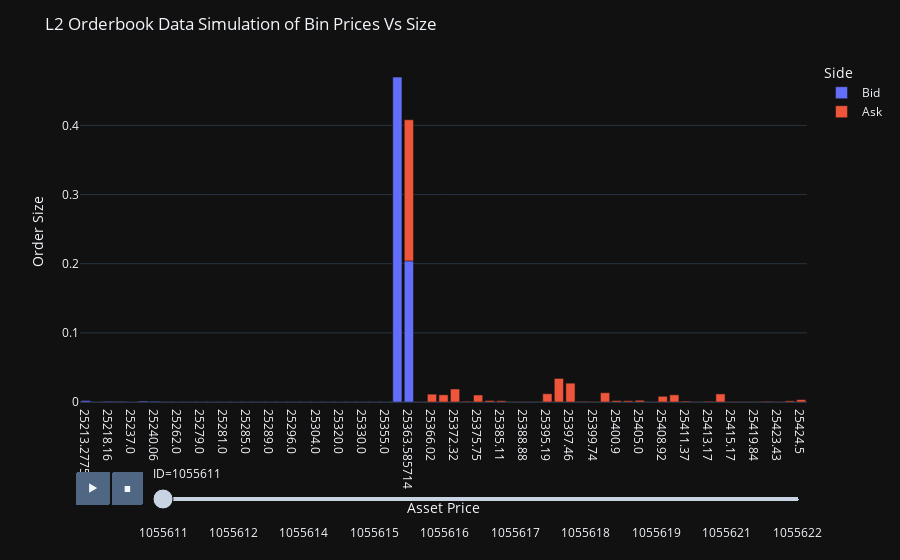

Notebook code for this chart:
### Code cell
fig = px.bar(BinOrderBookData, y='bin_size', x='bin_price', text='bin_size', animation_frame="ID", color='Side')
fig.update_traces(texttemplate='%{text:.2s}', textposition='outside')
fig.update_layout(uniformtext_minsize=8, uniformtext_mode='hide', title='L2 Orderbook Data Simulation of Bin Prices Vs Size',
    xaxis=dict(title='Asset Price'),
    yaxis=dict(title='Order Size'))

fig.update_layout(template='plotly_dark')
fig.show()

### Figure 1 — Plotly figure (JSON) as saved in the notebook; plotly's stock layout.template omitted (floating-point values rounded to 4 significant figures)
{"data": [{"alignmentgroup": "True", "hovertemplate": "Side=Bid<br>ID=1055611<br>bin_price=%{x}<br>bin_size=%{text}<extra></extra>", "legendgroup": "Bid", "marker": {"color": "#636efa", "pattern": {"shape": ""}}, "name": "Bid", "offsetgroup": "Bid", "orientation": "v", "showlegend": true, "text": [0.002177, 0.0001, 0.001096, 0.000919, 0.0001, 0.001414, 0.001106, 0.000693, 0.0001, 0.0001, 0.0001, 0.0001, 0.0001, 0.0001, 0.0001, 0.0001, 0.0001, 0.0001, 0.0001, 0.0001, 0.0001, 0.0001, 0.0001, 0.0001, 0.0001, 0.0001, 0.0001, 0.4698, 0.2041], "textposition": "outside", "texttemplate": "%{text:.2s}", "type": "bar", "x": ["25213.2775", "25218.0", "25218.16", "25230.0", "25237.0", "25237.325", "25240.06", "25241.18", "25262.0", "25272.0", "25279.0", "25280.0", "25281.0", "25282.0", "25285.0", "25286.0", "25289.0", "25291.0", "25296.0", "25299.0", "25304.0", "25316.0", "25320.0", "25323.0", "25330.0", "25336.0", "25355.0", "25363.48", "25363.585714"], "xaxis": "x", "y": [0.002177, 0.0001, 0.001096, 0.000919, 0.0001, 0.001414, 0.001106, 0.000693, 0.0001, 0.0001, 0.0001, 0.0001, 0.0001, 0.0001, 0.0001, 0.0001, 0.0001, 0.0001, 0.0001, 0.0001, 0.0001, 0.0001, 0.0001, 0.0001, 0.0001, 0.0001, 0.0001, 0.4698, 0.2041], "yaxis": "y"}, {"alignmentgroup": "True", "hovertemplate": "Side=Ask<br>ID=1055611<br>bin_price=%{x}<br>bin_size=%{text}<extra></extra>", "legendgroup": "Ask", "marker": {"color": "#EF553B", "pattern": {"shape": ""}}, "name": "Ask", "offsetgroup": "Ask", "orientation": "v", "showlegend": true, "text": [0.2041, 0.000205, 0.01133, 0.0104, 0.01879, 0.001094, 0.0101, 0.002174, 0.001842, 0.000314, 0.00052, 0.000272, 0.01195, 0.03408, 0.02721, 0.000942, 0.000554, 0.01342, 0.002131, 0.001828, 0.002495, 0.000324, 0.00824, 0.0104, 0.001314, 0.000241, 0.001056, 0.01169, 0.000698, 0.000628, 0.000394, 0.001004, 0.000434, 0.001637, 0.003393], "textposition": "outside", "texttemplate": "%{text:.2s}", "type": "bar", "x": ["25363.585714", "25365.0", "25366.02", "25371.53", "25372.32", "25374.4", "25375.75", "25379.7", "25385.11", "25386.73", "25388.88", "25389.27", "25395.19", "25397.04", "25397.46", "25399.25", "25399.74", "25400.115", "25400.9", "25402.82", "25405.0", "25407.79", "25408.92", "25409.92", "25411.37", "25411.94", "25413.17", "25414.52", "25415.17", "25416.26", "25419.84", "25420.6", "25423.43", "25424.18", "25424.5"], "xaxis": "x", "y": [0.2041, 0.000205, 0.01133, 0.0104, 0.01879, 0.001094, 0.0101, 0.002174, 0.001842, 0.000314, 0.00052, 0.000272, 0.01195, 0.03408, 0.02721, 0.000942, 0.000554, 0.01342, 0.002131, 0.001828, 0.002495, 0.000324, 0.00824, 0.0104, 0.001314, 0.000241, 0.001056, 0.01169, 0.000698, 0.000628, 0.000394, 0.001004, 0.000434, 0.001637, 0.003393], "yaxis": "y"}], "layout": {"barmode": "relative", "legend": {"title": {"text": "Side"}, "tracegroupgap": 0}, "margin": {"t": 60}, "sliders": [{"active": 0, "currentvalue": {"prefix": "ID="}, "len": 0.9, "pad": {"b": 10, "t": 60}, "steps": [{"args": [["1055611"], {"frame": {"duration": 0, "redraw": true}, "fromcurrent": true, "mode": "immediate", "transition": {"duration": 0, "easing": "linear"}}], "label": "1055611", "method": "animate"}, {"args": [["1055612"], {"frame": {"duration": 0, "redraw": true}, "fromcurrent": true, "mode": "immediate", "transition": {"duration": 0, "easing": "linear"}}], "label": "1055612", "method": "animate"}, {"args": [["1055614"], {"frame": {"duration": 0, "redraw": true}, "fromcurrent": true, "mode": "immediate", "transition": {"duration": 0, "easing": "linear"}}], "label": "1055614", "method": "animate"}, {"args": [["1055615"], {"frame": {"duration": 0, "redraw": true}, "fromcurrent": true, "mode": "immediate", "transition": {"duration": 0, "easing": "linear"}}], "label": "1055615", "method": "animate"}, {"args": [["1055616"], {"frame": {"duration": 0, "redraw": true}, "fromcurrent": true, "mode": "immediate", "transition": {"duration": 0, "easing": "linear"}}], "label": "1055616", "method": "animate"}, {"args": [["1055617"], {"frame": {"duration": 0, "redraw": true}, "fromcurrent": true, "mode": "immediate", "transition": {"duration": 0, "easing": "linear"}}], "label": "1055617", "method": "animate"}, {"args": [["1055618"], {"frame": {"duration": 0, "redraw": true}, "fromcurrent": true, "mode": "immediate", "transition": {"duration": 0, "easing": "linear"}}], "label": "1055618", "method": "animate"}, {"args": [["1055619"], {"frame": {"duration": 0, "redraw": true}, "fromcurrent": true, "mode": "immediate", "transition": {"duration": 0, "easing": "linear"}}], "label": "1055619", "method": "animate"}, {"args": [["1055621"], {"frame": {"duration": 0, "redraw": true}, "fromcurrent": true, "mode": "immediate", "transition": {"duration": 0, "easing": "linear"}}], "label": "1055621", "method": "animate"}, {"args": [["1055622"], {"frame": {"duration": 0, "redraw": true}, "fromcurrent": true, "mode": "immediate", "transition": {"duration": 0, "easing": "linear"}}], "label": "1055622", "method": "animate"}], "x": 0.1, "xanchor": "left", "y": 0, "yanchor": "top"}], "title": {"text": "L2 Orderbook Data Simulation of Bin Prices Vs Size"}, "uniformtext": {"minsize": 8, "mode": "hide"}, "updatemenus": [{"buttons": [{"args": [null, {"frame": {"duration": 500, "redraw": true}, "fromcurrent": true, "mode": "immediate", "transition": {"duration": 500, "easing": "linear"}}], "label": "&#9654;", "method": "animate"}, {"args": [[null], {"frame": {"duration": 0, "redraw": true}, "fromcurrent": true, "mode": "immediate", "transition": {"duration": 0, "easing": "linear"}}], "label": "&#9724;", "method": "animate"}], "direction": "left", "pad": {"r": 10, "t": 70}, "showactive": false, "type": "buttons", "x": 0.1, "xanchor": "right", "y": 0, "yanchor": "top"}], "xaxis": {"anchor": "y", "domain": [0, 1], "title": {"text": "Asset Price"}}, "yaxis": {"anchor": "x", "domain": [0, 1], "title": {"text": "Order Size"}}}}
